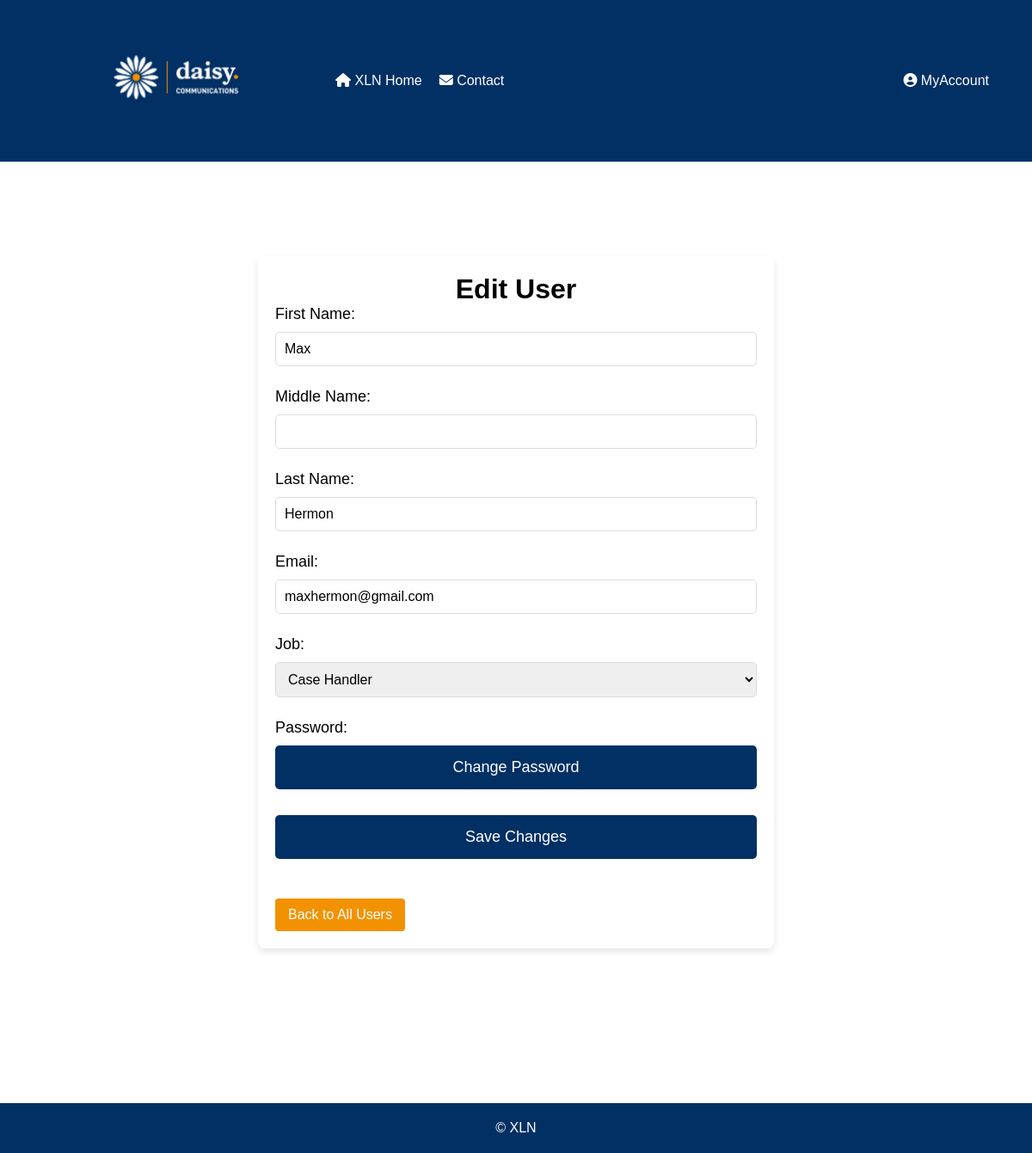
The page /php/EditUser.php?uid=5 on the database as committed earlier.
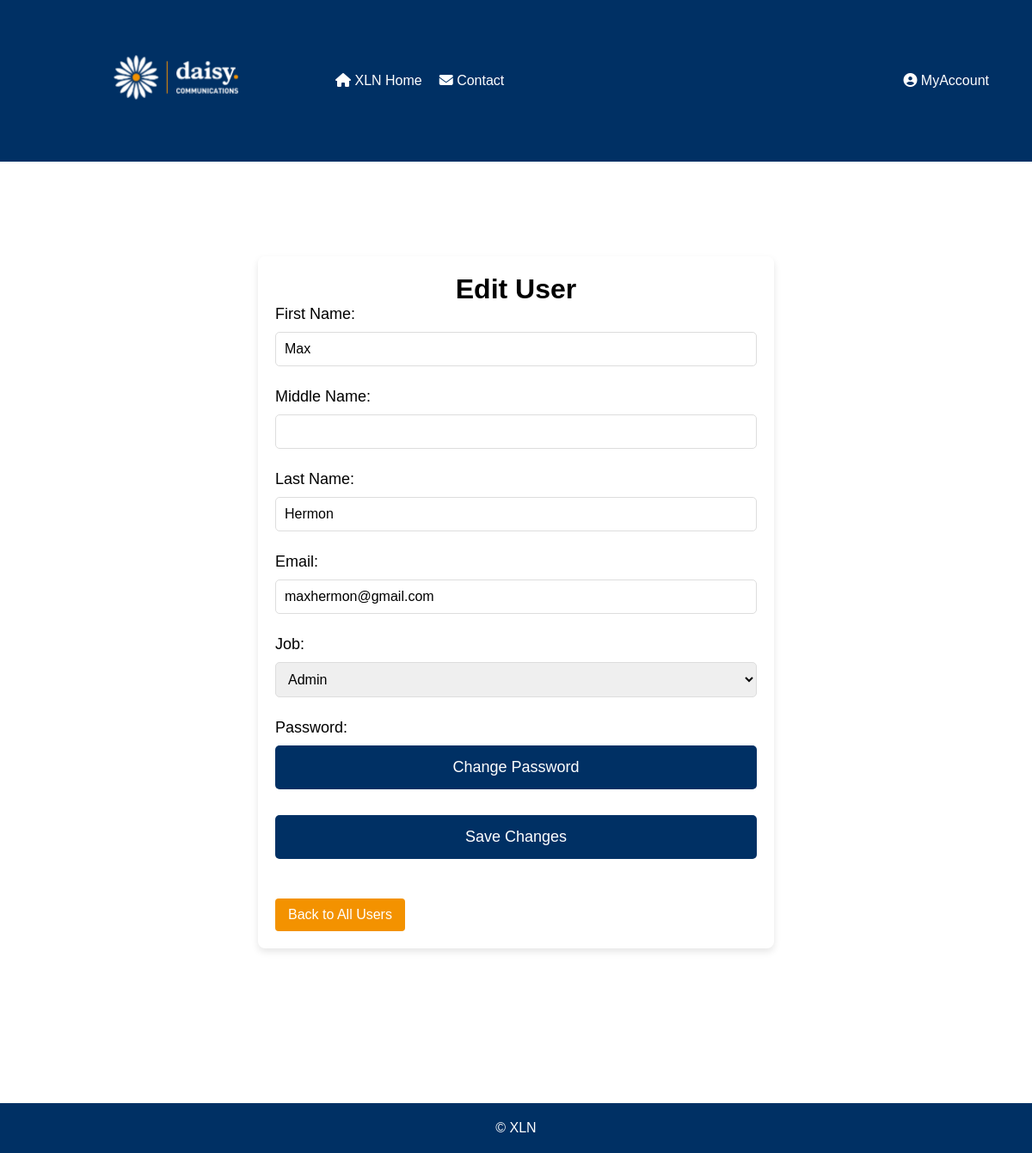
The same page on the database as committed later.
### tables this page shows
CREATE TABLE users (
userID INTEGER PRIMARY KEY AUTOINCREMENT,
fName TEXT NOT NULL,
mName TEXT,
lName TEXT NOT NULL,
email TEXT NOT NULL UNIQUE CHECK (email LIKE '%_@_%._%'),
password TEXT NOT NULL,
jobID INT NULL,
FOREIGN KEY (jobID) REFERENCES jobs(jobID) ON UPDATE CASCADE ON DELETE CASCADE
);

CREATE TABLE "jobs" (
	"jobID"	INTEGER,
	"job"	TEXT NOT NULL,
	PRIMARY KEY("jobID" AUTOINCREMENT)
);

### php/EditUser.php (the view, shortened to what this page needs)
<?php
$userID = isset($_GET['uid']) ? $_GET['uid'] : null;
$db = new SQLite3('../data/XLN_new_DBA.db');
$jobsQuery = "SELECT jobID, job FROM jobs ORDER BY job";
$jobsResult = $db->query($jobsQuery);
$jobs = [];
while ($row = $jobsResult->fetchArray(SQLITE3_ASSOC)) {
    $jobs[] = $row;
}
if ($userID) {
    $stmt = $db->prepare($sql = "SELECT u.*,
                        j.job AS job_name
                FROM users u
                LEFT JOIN jobs j ON u.jobID = j.jobID
                WHERE u.userID = :userID");
    $stmt->bindValue(':userID', $userID, SQLITE3_INTEGER);
    $result = $stmt->execute();
    $userData = $result->fetchArray(SQLITE3_ASSOC);
}
?>
<!DOCTYPE html>
<html lang="en">
<head>
    <link rel="stylesheet" href="../css/EditUser.css">
    <link
    rel="stylesheet"
    href="https://cdnjs.cloudflare.com/ajax/libs/font-awesome/6.2.1/css/all.min.css"
  />
</head>
<body>
<header>
        <a href="Homepage.php"><img class="logo" src="../xlnLogo.png" alt="XLN Logo"></a>
        <nav>
            <ul class="left-menu">
                <li><a href="Homepage.php"><i class="fa-solid fa-house"></i> XLN Home</a></li>
                <li><a href="../html/Contact.html"><i class="fa-solid fa-envelope"></i> Contact</a></li>
            </ul>
            <ul class="right-menu">
                <li class="dropdown">
                    <a href="javascript:void(0)" class="dropbtn"><i class="fa-solid fa-circle-user"></i> MyAccount</a>
                </li>
            </ul>
        </nav>
    </header>
    <main>
        <div class="container">
            <h1>Edit User</h1>
            <?php if ($userData): ?>
                <form id="editUserForm" method="POST">
                    <label for="fName">First Name:</label>
                    <input type="text" id="fName" name="fName" value="<?php echo $userData['fName']; ?>">
                    <label for="mName">Middle Name:</label>
                    <input type="text" id="mName" name="mName" value="<?php echo $userData['mName']; ?>">
                    <label for="lName">Last Name:</label>
                    <input type="text" id="lName" name="lName" value="<?php echo $userData['lName']; ?>">
                    <label for="email">Email:</label>
                    <input type="text" id="email" name="email" value="<?php echo $userData['email']; ?>">
                    <label for="jobID">Job:</label>
                    <select id="jobID" name="jobID">
                        <?php foreach ($jobs as $job): ?>
                            <option value="<?php echo $job['jobID']; ?>"
                            <?php echo ($userData['jobID'] == $job['jobID']) ? 'selected' : ''; ?>>
                            <?php echo htmlspecialchars($job['job']); ?>
                            </option>
                        <?php endforeach; ?>
                    </select>
                    <label>Password:</label>
                    <button>Change Password</button>
                    <button type="submit">Save Changes</button>
                    <a href="UserManagement.php" class="button">Back to All Users</a>
                </form>
            <?php else: ?>
                <p>No User found or invalid User ID.</p>
                <a href="UserManagement.php">Back to All Users</a>
            <?php endif; ?>
        </div>
    </main>
    <footer>
        <p>&copy; <span id="year"></span> XLN</p>
    </footer>
</body>
</html>

Rows that differ between the two databases and show on the page:
changed users "Max": jobID "Case Handler" → "Admin"
